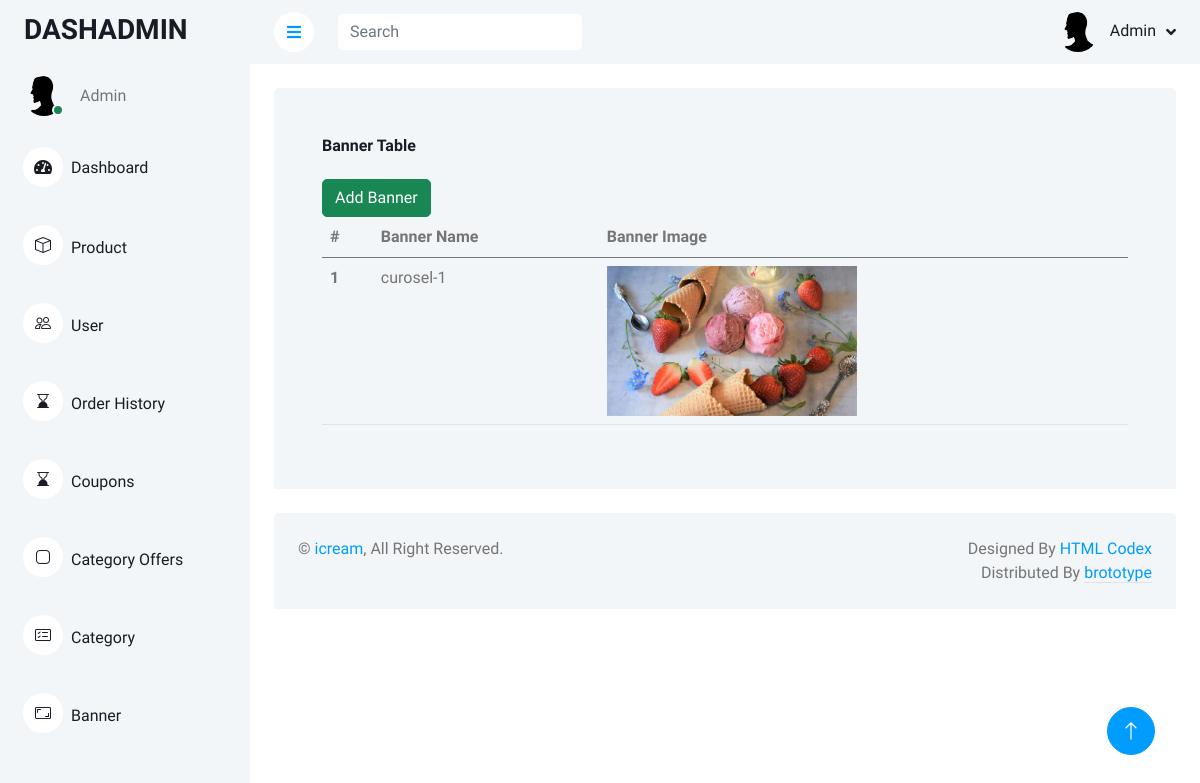
Page /customize/banner/ on the committed database.
### customize/models.py (models this page shows, shortened)
class Banner(models.Model):
    banner_name = models.CharField(max_length=30,default=None)
    banner_image = models.ImageField(upload_to='banner/',default=None)

### customize/views.py (the view)
# urls.py: path('banner/',views.banners,name='banners'),
def banners(request):
    banner_details = Banner.objects.all()
    return render(request,'banner.html',{'banner_details':banner_details})

### customize/templates/banner.html
{% extends 'admindemo.html' %}
    {% block content %}
    {% load static %}
                <div class="container-fluid pt-4 px-4">
                <div class="bg-light rounded-top p-4">
                    <div class="row ">
                        <div class="col-sm-12 col-xl-12">
                            <div class="bg-light rounded h-100 p-4">
                                <h6 class="mb-4">Banner Table </h6>
                                <a href="{% url 'add_banner' %}" type="button" class="btn btn-success">Add Banner</a>
                                <table class="table">
                                    <thead>
                                        <tr>
                                            <th scope="col">#</th>
                                            <th scope="col">Banner Name</th>
                                            <th scope="col">Banner Image</th>
                                        </tr>
                                    </thead>
                                    <tbody>
                                        {% for banneritems in banner_details %}
                                        <tr>
                                            <th scope="row">{{banneritems.id}}</th>
                                            <td>{{banneritems.banner_name}}</td>
                                            <td><img src="{{banneritems.banner_image.url}}" width = '250px' height = '150px'></td>
                                        </tr>
                                        {% endfor %}
                                    </tbody>
                                </table>
                            </div>
                        </div>
                    </div>
                </div>
                </div>
    {% endblock %}

### static/dcss/style.css (style rules this page uses)
:root { --primary: #F195B2 ; --light: #F3F6F9; --dark: #191C24; }
.btn { transition: .5s; }

### rows in the picture
Banner: id "1", banner_name "curosel-1", banner_image (picture)
